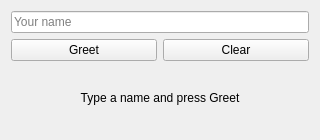
<?xml version="1.0" encoding="UTF-8"?>
<ui version="4.0">
 <class>Greeter</class>
 <widget class="QWidget" name="Greeter">
  <property name="geometry">
   <rect>
    <x>0</x>
    <y>0</y>
    <width>320</width>
    <height>140</height>
   </rect>
  </property>
  <property name="windowTitle">
   <string>Greeter (Designer)</string>
  </property>
  <layout class="QVBoxLayout" name="mainLayout">
   <item>
    <widget class="QLineEdit" name="nameEdit">
     <property name="placeholderText">
      <string>Your name</string>
     </property>
    </widget>
   </item>
   <item>
    <layout class="QHBoxLayout" name="buttonsLayout">
     <item>
      <widget class="QPushButton" name="greetButton">
       <property name="text">
        <string>Greet</string>
       </property>
      </widget>
     </item>
     <item>
      <widget class="QPushButton" name="clearButton">
       <property name="text">
        <string>Clear</string>
       </property>
      </widget>
     </item>
    </layout>
   </item>
   <item>
    <widget class="QLabel" name="resultLabel">
     <property name="text">
      <string>Type a name and press Greet</string>
     </property>
     <property name="alignment">
      <set>Qt::AlignmentFlag::AlignCenter</set>
     </property>
    </widget>
   </item>
  </layout>
 </widget>
 <resources/>
 <connections>
  <connection>
   <sender>nameEdit</sender>
   <signal>returnPressed()</signal>
   <receiver>greetButton</receiver>
   <slot>click()</slot>
  </connection>
 </connections>
</ui>
